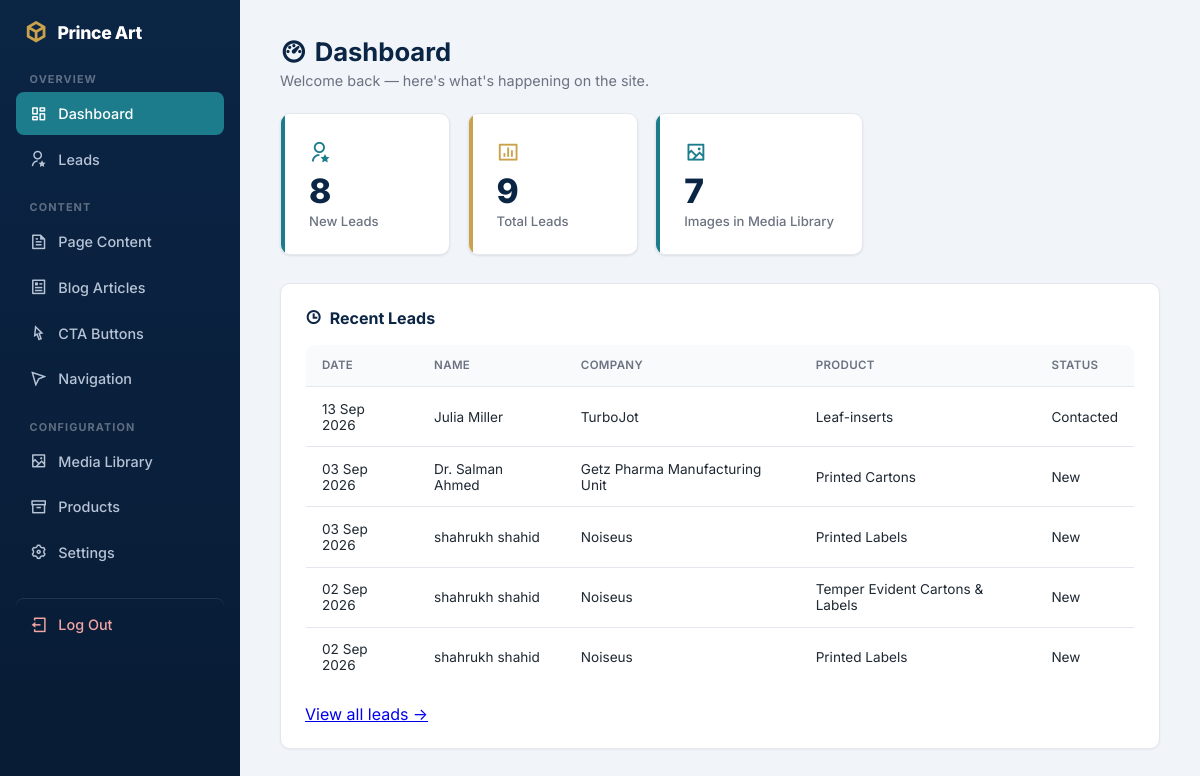
/admin/index.php (signed in), run on the app's committed database.
### tables this page shows
CREATE TABLE `leads` (
  `id` int(11) NOT NULL AUTO_INCREMENT,
  `name` varchar(150) NOT NULL,
  `company` varchar(150) DEFAULT NULL,
  `email` varchar(150) NOT NULL,
  `phone` varchar(50) DEFAULT NULL,
  `product_type` varchar(150) DEFAULT NULL,
  `quantity` varchar(100) DEFAULT NULL,
  `specifications` text DEFAULT NULL,
  `message` text DEFAULT NULL,
  `source_button` varchar(255) DEFAULT NULL,
  `source_page` varchar(255) DEFAULT NULL,
  `ip_address` varchar(45) DEFAULT NULL,
  `user_agent` varchar(255) DEFAULT NULL,
  `status` enum('new','contacted','quoted','won','lost') NOT NULL DEFAULT 'new',
  `created_at` timestamp NOT NULL DEFAULT current_timestamp(),
  PRIMARY KEY (`id`),
  KEY `idx_leads_status_date` (`status`,`created_at`)
);

### includes/functions.php (called while the page is built, shortened)
<?php
function clean_mojibake(?string $str): string {
    static $mojibakeMap = [
        "\xce\x93\xc3\x87\xc3\xb3" => '•',
        "\xce\x93\xc3\x87\xc3\xb4" => '–',
        "\xce\x93\xc3\x87\xc3\xb6" => '—',
        "\xce\x93\xc3\xa4\xc3\xb3" => '™',
        "\xce\x93\xc3\x87\xc3\x96" => '’',
        "\xce\x93\xc3\x87\xc2\xa3" => '“',
        "\xce\x93\xc3\x87\xc2\xa5" => '”',
        "\xc2\xba\xc2\xb0"         => '°',
        'ΓÇó' => '•',
        'ΓÇô' => '–',
        'ΓÇö' => '—',
        'Γäó' => '™',
        'ΓÇÖ' => '’',
        'ΓÇ£' => '“',
        'ΓÇ¥' => '”',
        '┬░'  => '°',
        'гÇó' => '•',
        'гÇô' => '–',
        'гÇö' => '—',
        'гäó' => '™',
        'гÇÖ' => '’',
    ];
    return str_replace(array_keys($mojibakeMap), array_values($mojibakeMap), $str);
}
function h(?string $value): string {
    return htmlspecialchars(clean_mojibake($value), ENT_QUOTES, 'UTF-8');
}

### admin/index.php (the view, shortened to what this page needs)
<?php
require __DIR__ . '/includes/layout_top.php';
$pdo = get_db();
$newLeads = $pdo->query("SELECT COUNT(*) as c FROM leads WHERE status = 'new'")->fetch()['c'];
$totalLeads = $pdo->query("SELECT COUNT(*) as c FROM leads")->fetch()['c'];
$totalMedia = $pdo->query("SELECT COUNT(*) as c FROM media")->fetch()['c'];
$recentLeads = $pdo->query("SELECT * FROM leads ORDER BY created_at DESC LIMIT 5")->fetchAll();
?>
<h1><i class="ri-dashboard-3-line"></i> Dashboard</h1>
<p class="page-subtitle">Welcome back — here's what's happening on the site.</p>
<div class="stat-cards">
    <div class="stat-card">
        <div class="stat-icon"><i class="ri-user-star-line"></i></div>
        <span class="stat-number"><?= (int)$newLeads ?></span>
        <span class="stat-label">New Leads</span>
    </div>
    <div class="stat-card gold">
        <div class="stat-icon" style="color: var(--gold);"><i class="ri-bar-chart-box-line"></i></div>
        <span class="stat-number"><?= (int)$totalLeads ?></span>
        <span class="stat-label">Total Leads</span>
    </div>
    <div class="stat-card">
        <div class="stat-icon"><i class="ri-image-2-line"></i></div>
        <span class="stat-number"><?= (int)$totalMedia ?></span>
        <span class="stat-label">Images in Media Library</span>
    </div>
</div>
<div class="panel">
    <h3><i class="ri-time-line"></i> Recent Leads</h3>
    <table class="data-table">
        <thead>
            <tr><th>Date</th><th>Name</th><th>Company</th><th>Product</th><th>Status</th></tr>
        </thead>
        <tbody>
        <?php foreach ($recentLeads as $lead): ?>
            <tr>
                <td><?= h(date('d M Y', strtotime($lead['created_at']))) ?></td>
                <td><?= h($lead['name']) ?></td>
                <td><?= h($lead['company']) ?></td>
                <td><?= h($lead['product_type']) ?></td>
                <td><?= h(ucfirst($lead['status'])) ?></td>
            </tr>
        <?php endforeach; ?>
        </tbody>
    </table>
    <p style="margin: 1rem 0 0;"><a href="leads.php">View all leads →</a></p>
</div>
<?php require __DIR__ . '/includes/layout_bottom.php'; ?>

### admin/assets/style.css (style rules this page uses)
:root { --navy: #0B2545; --navy-light: #12305C; --teal: #1C7C8C; --gold: #C9A24B; --bg: #F1F4F8; --text: #1F2933; --muted: #6b7280; --border: #E4E8EE; --radius: 10px; }
* { box-sizing: border-box; }
body { margin: 0; font-family: 'Inter', -apple-system, Segoe UI, Roboto, sans-serif; background: var(--bg); color: var(--text); -webkit-font-smoothing: antialiased; }
h1 { font-size: 1.6rem; font-weight: 700; color: var(--navy); margin: 0 0 0.3rem; display: flex; align-items: center; gap: 0.5rem; }
.page-subtitle { color: var(--muted); font-size: 0.9rem; margin: 0 0 1.5rem; }
.stat-cards { display: flex; gap: 1.1rem; margin: 0.5rem 0 1.75rem; flex-wrap: wrap; }
.stat-card { background: #fff; padding: 1.5rem 1.75rem; border-radius: var(--radius); box-shadow: 0 1px 3px rgba(16,24,40,0.06), 0 1px 2px rgba(16,24,40,0.04); min-width: 170px; border: 1px solid var(--border); position: relative; overflow: hidden; }
.stat-card::before { content: ''; position: absolute; top: 0; left: 0; width: 4px; height: 100%; background: var(--teal); }
.stat-card.gold::before { background: var(--gold); }
.stat-icon { font-size: 1.4rem; color: var(--teal); margin-bottom: 0.5rem; }
.stat-number { display: block; font-size: 2.1rem; font-weight: 800; color: var(--navy); line-height: 1.1; }
.stat-label { color: var(--muted); font-size: 0.82rem; font-weight: 500; }
.panel { background: #fff; border-radius: var(--radius); border: 1px solid var(--border); padding: 1.5rem; margin-top: 1.5rem; box-shadow: 0 1px 3px rgba(16,24,40,0.05); }
.panel h3 { margin: 0 0 1rem; font-size: 1rem; color: var(--navy); display: flex; align-items: center; gap: 0.5rem; }
.data-table { width: 100%; border-collapse: collapse; background: #fff; border-radius: var(--radius); overflow: hidden; border: 1px solid var(--border); }
.data-table th, .data-table td { padding: 0.85rem 1rem; text-align: left; border-bottom: 1px solid var(--border); font-size: 0.85rem; }
.data-table th { background: #F8FAFC; color: var(--muted); font-weight: 600; text-transform: uppercase; font-size: 0.72rem; letter-spacing: 0.03em; }
.data-table tbody tr:last-child td { border-bottom: none; }

### data on the page
leads: created_at "13 Sep 2026", name "Julia Miller", company "TurboJot", product_type "Leaf-inserts", status "Contacted"
leads: created_at "03 Sep 2026", name "Dr. Salman Ahmed", company "Getz Pharma Manufacturing Unit", product_type "Printed Cartons", status "New"
leads: created_at "03 Sep 2026", name "shahrukh shahid", company "Noiseus", product_type "Printed Labels", status "New"
leads: created_at "02 Sep 2026", name "shahrukh shahid", company "Noiseus", product_type "Temper Evident Cartons & Labels", status "New"
leads: created_at "02 Sep 2026", name "shahrukh shahid", company "Noiseus", product_type "Printed Labels", status "New"

### other printed values
$newLeads "8"
$totalLeads "9"
$totalMedia "7"
